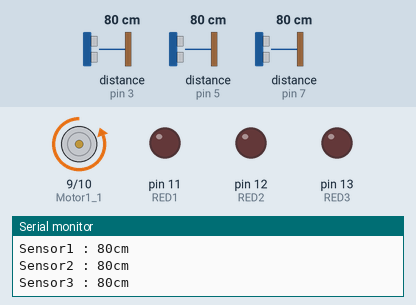
This sketch was run on a simulated Arduino Uno, built with avr-gcc and run on an emulated ATmega328P. Shown: motor-driver pin pairs drawn as motors (green arrow = first pin HIGH = forward, orange = second pin HIGH = backward, longer = more drive), output pins drawn as LEDs (lit = HIGH), the last lines printed to the serial monitor. Wiring (inferred from the names in the program): 3 × ultrasonic range finder: trigger pin 2, echo pin 3 / trigger pin 4, echo pin 5 / trigger pin 6, echo pin 7. Inputs (shaded band) come from the test bench; at power-on: distance to the obstacle (sensors on pin 3, pin 5, pin 7) 80 cm. The echo pulse lasts 58.3 µs per cm; pins used as bus, display or sensor lines are not drawn.

Above: at 1.2 s.
1.3 s: distance to the obstacle (sensor on pin 3) set to 7 cm
2.8 s: distance to the obstacle (sensor on pin 3) set to 4 cm
At 3.9 s:
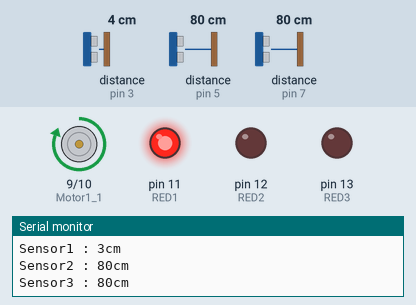
4.3 s: distance to the obstacle (sensor on pin 5) set to 7 cm
5.8 s: distance to the obstacle (sensor on pin 5) set to 4 cm
At 6.2 s:
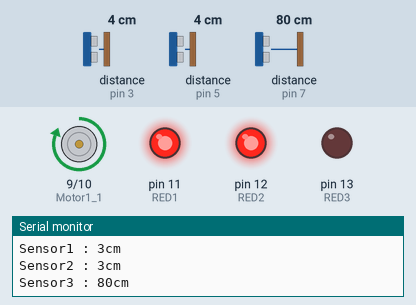
7.4 s: distance to the obstacle (sensor on pin 7) set to 7 cm
8.9 s: distance to the obstacle (sensor on pin 7) set to 4 cm
At 9.7 s:
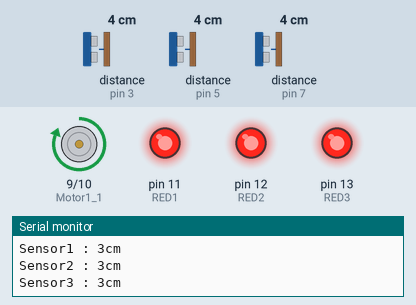
Timing chart, 0 to 11.6 s (numbered marks = the images above; inputs shaded):
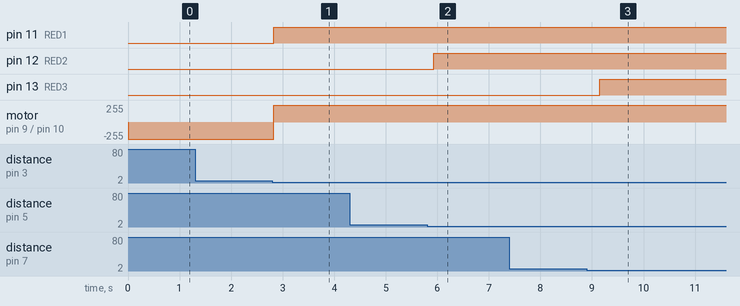

The sketch:

UltraSound3_RGB3_Motor1.ino
```cpp
  int Motor1_1 = 9;
  int Motor1_2 = 10;
  int RED1 = 11;
  int RED2 = 12;
  int RED3 = 13;


void setup() {
  // put your setup code here, to run once:
  Serial.begin(9600);

  pinMode(2,OUTPUT);  // 초음파 센서 1번 Trig 핀
  pinMode(3,INPUT);   // 초음파 센서 1번 센서 Echo 핀
  pinMode(4,OUTPUT);  // 초음파 센서 2번 Trig 핀
  pinMode(5,INPUT);   // 초음파 센서 2번 Echo 핀
  pinMode(6,OUTPUT);  // 초음파 센서 3번 Trig 핀
  pinMode(7,INPUT);   // 초음파 센서 3번 Echo 핀
  pinMode(9,OUTPUT); // DC Motor1_1 1번 핀
  pinMode(10,OUTPUT); // DC Motor1_2 2번 핀

  pinMode(11,OUTPUT);  // Red 핀
  pinMode(12,OUTPUT);  // Green 핀
  pinMode(13,OUTPUT);  // Blue 핀

  digitalWrite(2,LOW);    // Trig 신호 off
  digitalWrite(4,LOW);    // Trig 신호 off
  digitalWrite(6,LOW);    // Trig 신호 off

  digitalWrite(11,LOW);    // Blue Off
  digitalWrite(12,LOW);    // Red off
  digitalWrite(13,LOW);    // Green off
}

void loop() {
  // put your main code here, to run repeatedly:
  int duration1, duration2, duration3;
  int cm1, cm2, cm3;

  // 초음파 센서 (1번)
  digitalWrite(2,LOW);    // Trig 신호 off
  delayMicroseconds(2);  // 10us 정도 유지
  digitalWrite(2,HIGH);   // 센서에 Trig 신호 입력
  delayMicroseconds(10);  // 10us 정도 유지
  digitalWrite(2,LOW);    // Trig 신호 off
  duration1 = pulseIn(3, HIGH);  // Echo pin: HIGH->Low 간격을 측정
  cm1 = microsecondsToCentimeters(duration1);  // 거리(cm)로 변환
  if(cm1<5)
  {
    digitalWrite(RED1,HIGH); // RED1 On
    Serial.println("Sensor1 Too Close"); // 경고 메시지
    digitalWrite(Motor1_1,HIGH);
    digitalWrite(Motor1_2,LOW);
  }
  else
  {
    digitalWrite(RED1,LOW); // RED1 Off
    digitalWrite(Motor1_1,LOW);
    digitalWrite(Motor1_2,HIGH);
  }


  // 초음파 센서 (2번)
  digitalWrite(4,LOW);    // Trig 신호 off
  delayMicroseconds(2);  // 10us 정도 유지
  digitalWrite(4,HIGH);   // 센서에 Trig 신호 입력
  delayMicroseconds(10);  // 10us 정도 유지
  digitalWrite(4,LOW);    // Trig 신호 off
  duration2 = pulseIn(5, HIGH);  // Echo pin: HIGH->Low 간격을 측정
  cm2 = microsecondsToCentimeters(duration2);  // 거리(cm)로 변환
  if(cm2<5)
  {
    digitalWrite(RED2,HIGH); // RED2 On
    Serial.println("Sensor2 Too Close"); // 경고 메시지
  }
  else
  {
    digitalWrite(RED2,LOW); // RED2 Off
  }

  // 초음파 센서 (3번)
  digitalWrite(6,LOW);    // Trig 신호 off
  delayMicroseconds(2);  // 10us 정도 유지
  digitalWrite(6,HIGH);   // 센서에 Trig 신호 입력
  delayMicroseconds(10);  // 10us 정도 유지
  digitalWrite(6,LOW);    // Trig 신호 off
  duration3 = pulseIn(7, HIGH);  // Echo pin: HIGH->Low 간격을 측정
  cm3 = microsecondsToCentimeters(duration3);  // 거리(cm)로 변환
  if(cm3<5)
  {
    digitalWrite(RED3,HIGH); // RED3 On
    Serial.println("Sensor3 Too Close"); // 경고 메시지
  }
  else digitalWrite(RED3,LOW); // RED3 Off


  Serial.print("Sensor1 : ");
  Serial.print(cm1);
  Serial.println("cm");

  Serial.print("Sensor2 : ");
  Serial.print(cm2);
  Serial.println("cm");

  Serial.print("Sensor3 : ");
  Serial.print(cm3);
  Serial.println("cm");

  Serial.println("");

  delay(300);  // 0.3초 대기 후 다시 측정
}

int microsecondsToCentimeters(int microseconds)
{
  return microseconds/29/2;
}
```

Measured:
- the behaviour switches between 6 and 5 cm on distance to the obstacle (sensor on pin 3) (found by bisection; images 0 and 1)
- the behaviour switches between 6 and 5 cm on distance to the obstacle (sensor on pin 5) (found by bisection; images 1 and 2)
- the behaviour switches between 6 and 5 cm on distance to the obstacle (sensor on pin 7) (found by bisection; images 2 and 3)
- after the input at 2.8 s, pin 11 (RED1): LOW → HIGH at once; motor on pin 9 (Motor1_1) / pin 10 (Motor1_2): backward 255/255 → forward 255/255 at once
- after the input at 5.8 s, pin 12 (RED2): LOW → HIGH after 0.13 s
- after the input at 8.9 s, pin 13 (RED3): LOW → HIGH after 0.25 s
